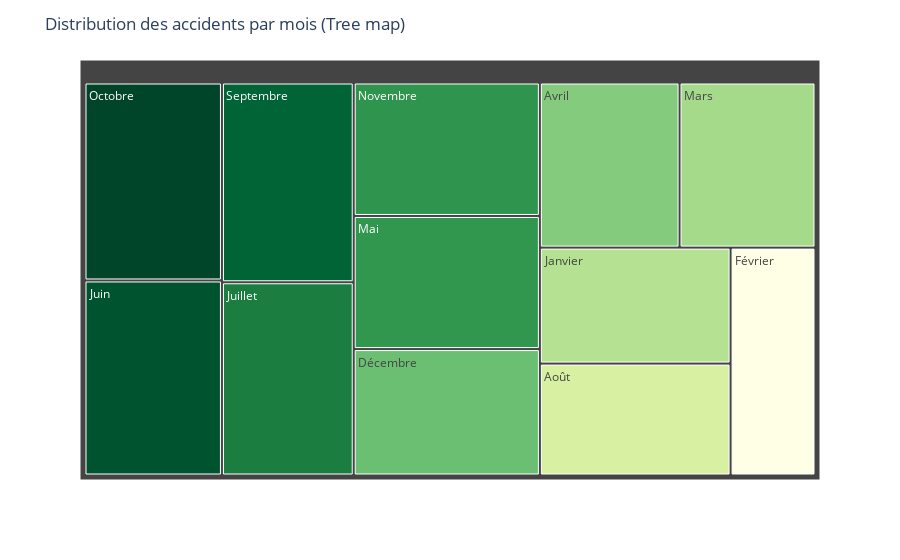

Source (notebook cell):
### Markdown cell above
Quel est le mois où les accidents sont les plus fréquents faits?

### Code cell
import pandas as pd
import plotly.express as px

# Charger le fichier CSV en spécifiant l'encodage
caracteristics_df = pd.read_csv('caracteristics.csv', encoding='ISO-8859-1')

# Créer un dictionnaire pour mapper les numéros de mois aux noms des mois
month_mapping = {
    1: 'Janvier',
    2: 'Février',
    3: 'Mars',
    4: 'Avril',
    5: 'Mai',
    6: 'Juin',
    7: 'Juillet',
    8: 'Août',
    9: 'Septembre',
    10: 'Octobre',
    11: 'Novembre',
    12: 'Décembre'
}

# Mapper les numéros de mois aux noms des mois dans le DataFrame
caracteristics_df['mois'] = caracteristics_df['mois'].map(month_mapping)

# Analyser la colonne 'mois' pour compter le nombre d'accidents par mois
accidents_by_month = caracteristics_df['mois'].value_counts().reset_index()
accidents_by_month.columns = ['mois', 'nombre_accidents']

# Trier les mois par nombre d'accidents (du plus grand au plus petit)
accidents_by_month = accidents_by_month.sort_values(by='nombre_accidents', ascending=False)

# Définir une seule couleur (jaune) avec différentes intensités
color_scale = px.colors.sequential.YlGn

# Créer la treemap avec Plotly en utilisant les noms des mois comme labels et en appliquant la couleur jaune avec différentes intensités
fig = px.treemap(accidents_by_month, path=['mois'], values='nombre_accidents', color='nombre_accidents',
                 color_continuous_scale=color_scale)
fig.update_layout(title='Distribution des accidents par mois (Tree map)', coloraxis_showscale=False)
fig.show()

### Figure 1 — Plotly figure (JSON) as saved in the notebook; plotly's stock layout.template omitted (floating-point values rounded to 4 significant figures)
{"data": [{"branchvalues": "total", "customdata": [[62401], [67430], [68816], [56584], [64662], [74466], [78372], [72443], [65630], [72645], [79559], [76977]], "domain": {"x": [0, 1], "y": [0, 1]}, "hovertemplate": "labels=%{label}<br>nombre_accidents_sum=%{value}<br>parent=%{parent}<br>id=%{id}<br>nombre_accidents=%{color}<extra></extra>", "ids": ["Août", "Avril", "Décembre", "Février", "Janvier", "Juillet", "Juin", "Mai", "Mars", "Novembre", "Octobre", "Septembre"], "labels": ["Août", "Avril", "Décembre", "Février", "Janvier", "Juillet", "Juin", "Mai", "Mars", "Novembre", "Octobre", "Septembre"], "marker": {"coloraxis": "coloraxis", "colors": [62401, 67430, 68816, 56584, 64662, 74466, 78372, 72443, 65630, 72645, 79559, 76977]}, "name": "", "parents": ["", "", "", "", "", "", "", "", "", "", "", ""], "type": "treemap", "values": [62401, 67430, 68816, 56584, 64662, 74466, 78372, 72443, 65630, 72645, 79559, 76977]}], "layout": {"coloraxis": {"colorbar": {"title": {"text": "nombre_accidents"}}, "colorscale": [[0, "rgb(255,255,229)"], [0.125, "rgb(247,252,185)"], [0.25, "rgb(217,240,163)"], [0.375, "rgb(173,221,142)"], [0.5, "rgb(120,198,121)"], [0.625, "rgb(65,171,93)"], [0.75, "rgb(35,132,67)"], [0.875, "rgb(0,104,55)"], [1, "rgb(0,69,41)"]], "showscale": false}, "legend": {"tracegroupgap": 0}, "margin": {"t": 60}, "title": {"text": "Distribution des accidents par mois (Tree map)"}}}
